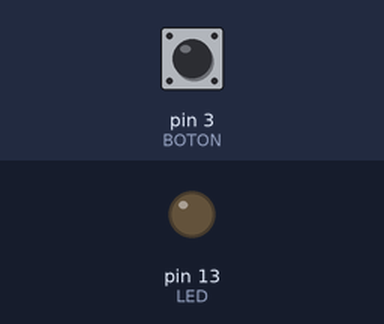
A sketch run on a simulated Arduino Uno, built with avr-gcc and run on an emulated ATmega328P. Parts: output pins drawn as LEDs (lit = HIGH). The test bench sets the inputs (shaded band); at power-on: pin 3 (BOTON) LOW.

Above: at 1.2 s.
1.3 s: pin 3 (BOTON) pulled HIGH for 0.15 s
At 3.8 s:
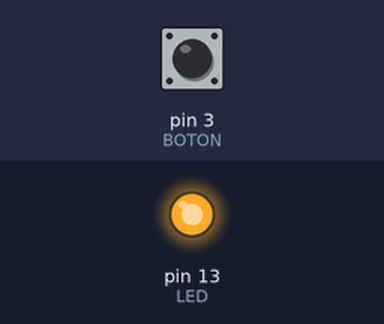
Timing chart, 0 to 5.3 s (numbered marks = the images above; inputs shaded):
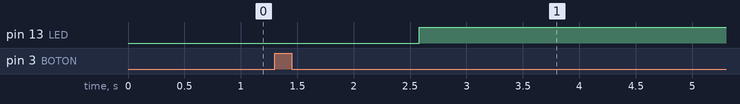

The sketch:

push_LED.ino
```cpp
// Práctica encender LED con botón pulsador y luego apagar LED con el mismo
//boton pulsador
const int LED =13;
const int BOTON = 3;
const int LED1 = 12;
int val = 0; //val se emplea para almacenar el estado del boton
int state = 0; // 0 LED apagado, mientras que 1 encendido
int old_val = 0; // almacena el antiguo valor de val
void setup(){  // definir si la variable es de entrada // o salida.
 pinMode(LED,OUTPUT); // establecer que el pin digital es una señal de salida
 pinMode(BOTON,INPUT); // y BOTON como señal de entrada
}
void loop() {       // loop = realice un lazo continuamente
val= digitalRead(BOTON); // lee el estado del Boton
if ((val == HIGH) && (old_val == LOW)){
  for (int i=0; i<256; i++){
    analogWrite(LED, i);
    delay(10);
  }
  digitalWrite(LED1, HIGH);
  delay(10);
  if(state != 5) {
    state++;
  } else {
    state = 0;
  }
delay(10);
}

old_val = val; // valor del antiguo estado
//analogWrite(LED, state*51);
}
```

Measured:
- after the input at 1.3 s, pin 13 (LED): LOW → HIGH after 1.3 s
